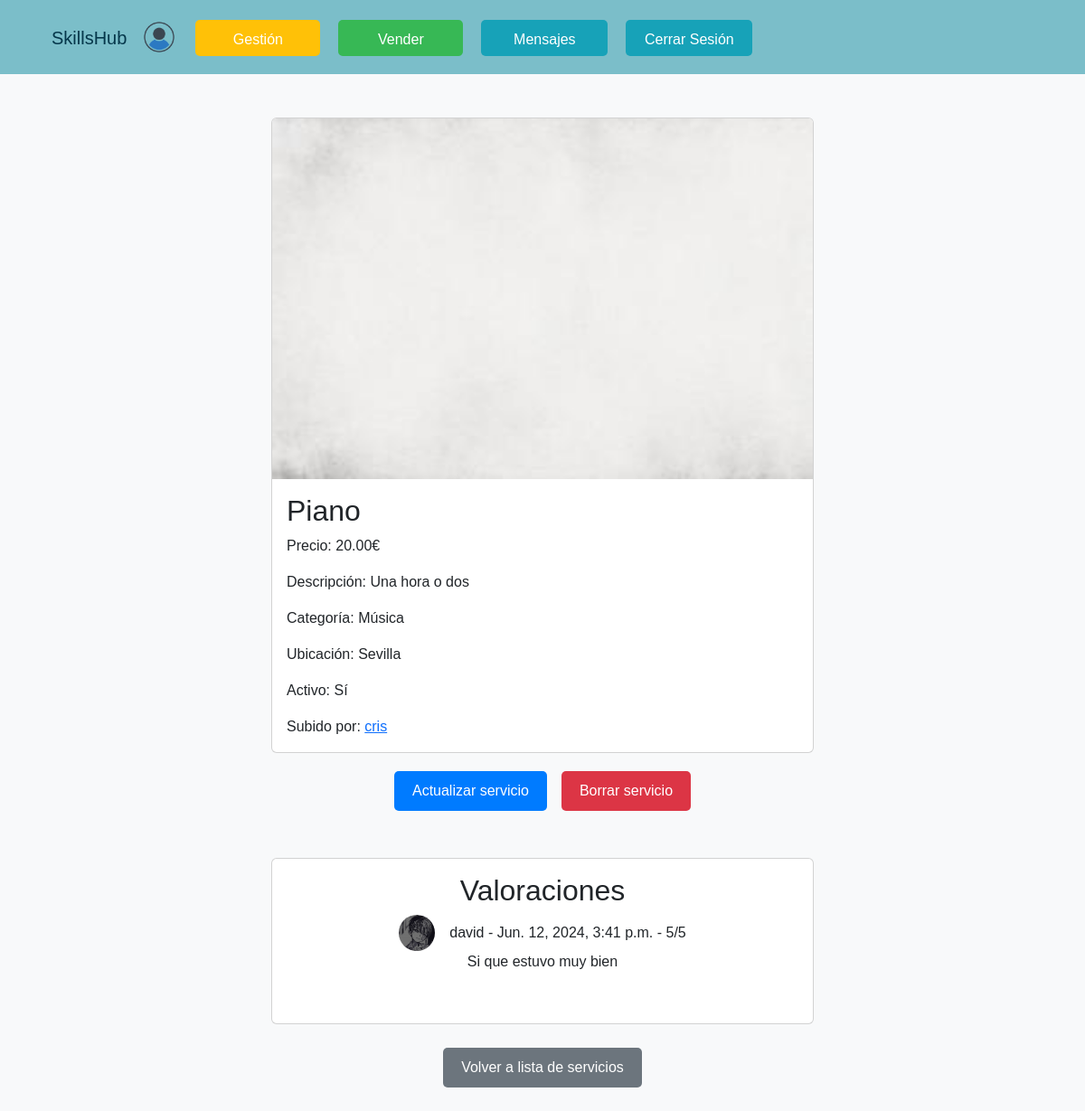
Screenshot of /detalles/8/ (signed in) with the database file from the repository.
### SkillsHub/models.py (models this page shows, shortened)
class Usuario(AbstractUser):
    nombre = models.CharField(max_length=100)
    saldo = models.DecimalField(max_digits=10, decimal_places=2, default=0, null=True)
    avatar = models.ImageField(upload_to='avatars/', default='avatars/perfil.png')
    comentario = models.TextField(blank=True, null=True)
    baneado = models.BooleanField(default=False)
    seguidores = models.ManyToManyField("self", symmetrical=False, related_name='usuarios_seguidores', blank=True)
    seguidos = models.ManyToManyField("self", symmetrical=False, related_name='usuarios_seguidos', blank=True)
    insignia_perfil = models.ForeignKey(UsuarioInsignia, null=True, blank=True, on_delete=models.SET_NULL, related_name='insignia_en_perfil')
    def __str__(self):
        return self.username

class Servicio(models.Model):
    nombre = models.CharField(max_length=100)
    precio = models.DecimalField(max_digits=10, decimal_places=2)
    descripcion = models.TextField()
    ubicacion = models.ForeignKey(Ubicacion, on_delete=models.CASCADE)
    usuario = models.ForeignKey(Usuario, on_delete=models.CASCADE)
    activo = models.BooleanField(default=True)
    categoria = models.ForeignKey(Categoria, on_delete=models.CASCADE)
    imagen = models.ImageField(upload_to='servicio/', blank=False, default='servicio/blanco.jpeg')

class Categoria(models.Model):
    nombre = models.CharField(max_length=100)
    def __str__(self):
        return self.nombre

class Ubicacion(models.Model):
    nombre = models.CharField(max_length=100)
    def __str__(self):
        return self.nombre

class Compra(models.Model):
    usuario_comprador = models.ForeignKey(Usuario, related_name='compras_realizadas', on_delete=models.CASCADE)
    servicio = models.ForeignKey(Servicio, on_delete=models.CASCADE)
    fecha = models.DateTimeField(default=timezone.now) #Hacemos que automaticamente se ponga como fecha y hora actual
    valoracion = models.TextField(blank=True, null=True)
    puntuacion = models.IntegerField(default=0, choices=[(i, i) for i in range(6)]) #Que el rango de puntuacion sea del 0-5
    usuario_vendedor = models.ForeignKey(Usuario, related_name='ventas_realizadas', on_delete=models.CASCADE)

### SkillsHub/views.py (the view)
# urls.py: path('detalles/<int:pk>/', Detalles.as_view(), name='detalles'),
class Detalles(DetailView):
    model = Servicio
    template_name = 'Proyecto/detalles.html'
    def get_context_data(self, **kwargs):
        context = super().get_context_data(**kwargs)
        if self.request.user.is_authenticated: #Verifica si el usuario está autenticado
            servicio = self.get_object()
            existeValoracion = False
            compras = servicio.compra_set.all() #Comprueba todas las compras que hay de ese servicio
            for compra in compras:
                if compra.valoracion:
                    existeValoracion = True
                    break
            compras_usuario = Compra.objects.filter(usuario_comprador=self.request.user, servicio=servicio)
            ha_realizado_compra = compras_usuario.exists()
            context['ha_realizado_compra'] = ha_realizado_compra
            context['existeValoracion'] = existeValoracion  # Para mostrar todas las valoraciones
        return context

### SkillsHub/templates/Proyecto/detalles.html (shortened to what this page needs)
{% extends './base.html' %}
{% block content %}
    <div class="container mt-5 mb-3">
        <div class="card card-custom mx-auto">
            {% if servicio.imagen %}
                <img src="{{ servicio.imagen.url }}" class="card-img-top" alt="{{ servicio.nombre }}">
            {% endif %}
            <div class="card-body">
                <h2 class="card-title">{{ servicio.nombre }}</h2>
                <p class="card-text">Precio: {{ servicio.precio }}€</p>
                <p class="card-text">Descripción: {{ servicio.descripcion }}</p>
                <p class="card-text">Categoría: {{ servicio.categoria }}</p>
                <p class="card-text">Ubicación: {{ servicio.ubicacion }}</p>
                <p class="card-text">Activo: {% if servicio.activo %}Sí{% else %}No{% endif %}</p>
                <p class="card-text">Subido por: <a href="{% url 'perfil_usuario' servicio.usuario.pk%}">{{ servicio.usuario }}</a></p>
            </div>
        </div>
        <div class="mt-3 text-center">
            <div class="d-grid gap-2 d-md-flex justify-content-md-center">
                {% if user.is_authenticated and user == servicio.usuario or user.is_superuser %}
                    <a href="{% url 'actualiza' pk=servicio.pk %}" class="btn btn-primary m-1">Actualizar servicio</a>
                    <a href="{% url 'borra' pk=servicio.pk %}" class="btn btn-danger m-1">Borrar servicio</a>
                {% endif %}
            </div>
            <br><br>
            <div class="container">
                <div class="row justify-content-center">
                    <div class="col-md-8">
                        {% if existeValoracion %}
                            <div class="card card-custom">
                                <div class="card-body">
                                    <h2 class="card-title">Valoraciones</h2>
                                    {% for compra in object.compra_set.all %}
                                        {% if compra.valoracion %}
                                        <div class="valoracion">
                                            <span><img src="{{ compra.usuario_comprador.avatar.url }}" alt="Avatar" class="avatar me-3">{{ compra.usuario_comprador.username }} - {{ compra.fecha }} - {{ compra.puntuacion}}/5</span>
                                            <p>{{ compra.valoracion }}</p><br>
                                        </div>
                                        {% endif %}
                                    {% endfor %}
                                </div>
                            </div>
                        {% else %}
                            <div class="card card-custom">
                                <div class="card-body">
                                    <p>No hay valoraciones sobre este servicio</p>
                                </div>
                            </div>
                        {% endif %}
                    </div>
                </div>
            </div>
        </div>
        <div class="mt-3 text-center">
            <a href="{% url 'servicios' %}" class="btn btn-secondary">Volver a lista de servicios</a>
        </div>
    </div>
{% endblock %}

### SkillsHub/templates/Proyecto/base.html (shortened to what this page needs)
{% load static %}
<!DOCTYPE html>
<html lang="es">
<head>
    <link href="https://cdn.jsdelivr.net/npm/bootstrap@5.3.3/dist/css/bootstrap.min.css" rel="stylesheet">
</head>
<body>
   <div class="container-fluid no-margin-padding">
        <nav class="page-header navbar navbar-expand-lg navbar-light">
            <div class="container">
                <h1 class="navbar-brand"><a href="{% url 'servicios' %}" style="text-decoration: none; color: inherit;">SkillsHub</a></h1>
                {% if user.avatar %}
                    <div class="d-flex align-items-center avatar-container">
                        <a href="{% url 'perfil_usuario' user.pk %}">
                            <img src="{{ user.avatar.url }}" class="avatar" alt="Avatar">
                        </a>
                    </div>
                {% endif %}
                <div class="collapse navbar-collapse" id="navbarNav">
                    <ul class="navbar-nav text-center">
                        {% if user.is_authenticated %}
                            {% if request.user.is_authenticated and request.user.is_superuser %}
                                <li class="nav-item"><a href="{% url 'gestion' %}" class="nav-link btn btn-warning">Gestión</a></li>
                            {% endif %}
                            <li class="nav-item"><a href="{% url 'nuevo_servicio' %}" class="nav-link btn success btn-success">Vender</a></li>
                            <li class="nav-item"><a href="{% url 'rooms' %}" class="nav-link btn btn-info info text-white">Mensajes</a></li>
                            <li class="nav-item">
                                <form action="{% url 'logout' %}" method="post">
                                    <button type="submit" class="btn btn-info info text-white">Cerrar Sesión</button>
                                </form>
                            </li>
                        {% else %}
                            <li class="nav-item"><a href="{% url 'login' %}" class="nav-link btn btn-info info text-white">Iniciar Sesión</a></li>
                            <li class="nav-item"><a href="{% url 'register' %}" class="nav-link btn btn-info info text-white">Regístrate</a></li>
                        {% endif %}
                    </ul>
                </div>
            </div>
        </nav>
    </div>
    <div class="container-fluid">
        <div class="row">
            <div class="col">
                {% block content %}
                {% endblock %}
            </div>
        </div>
    </div>
</body>
</html>

### SkillsHub/templates/Proyecto/base.html (style rules this page uses)
body { background-color: #f8f9fa; font-family: Arial, sans-serif; margin: 0; padding: 0; }
.page-header { background-color: #7bbec9; }
.page-header { display: flex; justify-content: space-between; align-items: center; padding: 10px; }
.page-header h1 { margin-left: 15px; color: #04364A; margin-top: 10px; }
.btn { display: inline-block; padding: 10px 20px; margin: 10px; font-size: 16px; text-decoration: none; color: #fff; border: none; border-radius: 5px; cursor: pointer; transition: background-color 0.3s ease; }
.btn-primary { background-color: #007bff; }
.btn-secondary { background-color: #6c757d; }
.btn-warning { background-color: #ffc107; width: 138px; height: 40px; margin-left: 10px; margin-top: 12px; }
.success { background-color: #37b855; width: 138px; height: 40px; margin-top: 12px; }
.info { background-color: #17a2b8; width: 140px; height: 40px; margin-left: 10px; margin-top: 12px; }
.avatar { width: 30px; height: 30px; border-radius: 50%; margin-right: 10px; }
.no-margin-padding { margin: 0 !important; padding: 0 !important; }

### SkillsHub/templates/Proyecto/detalles.html (style rules this page uses)
.card-custom { max-width: 600px; margin: auto; }
.avatar { width: 40px; height: 40px; border-radius: 50%; }

### rows the page displays
Usuario: avatar (picture)
Servicio: imagen (picture), nombre "Piano", precio "20.00", descripcion "Una hora o dos", categoria "Música", ubicacion "Sevilla", usuario "cris"
Compra: usuario_comprador.avatar (picture), usuario_comprador.username "david", fecha "Jun. 12, 2024, 3:41 p.m.", puntuacion "5", valoracion "Si que estuvo muy bien"
